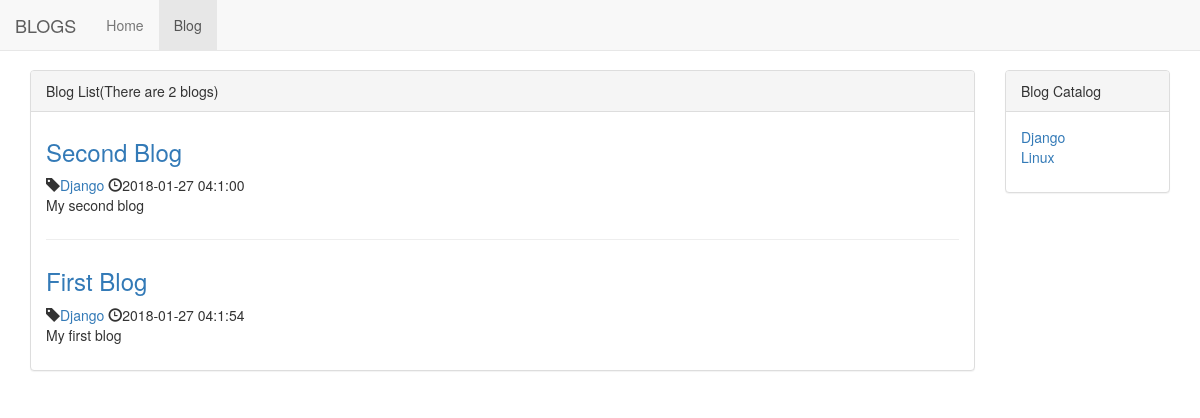
Page /blog/ on the earlier database version.
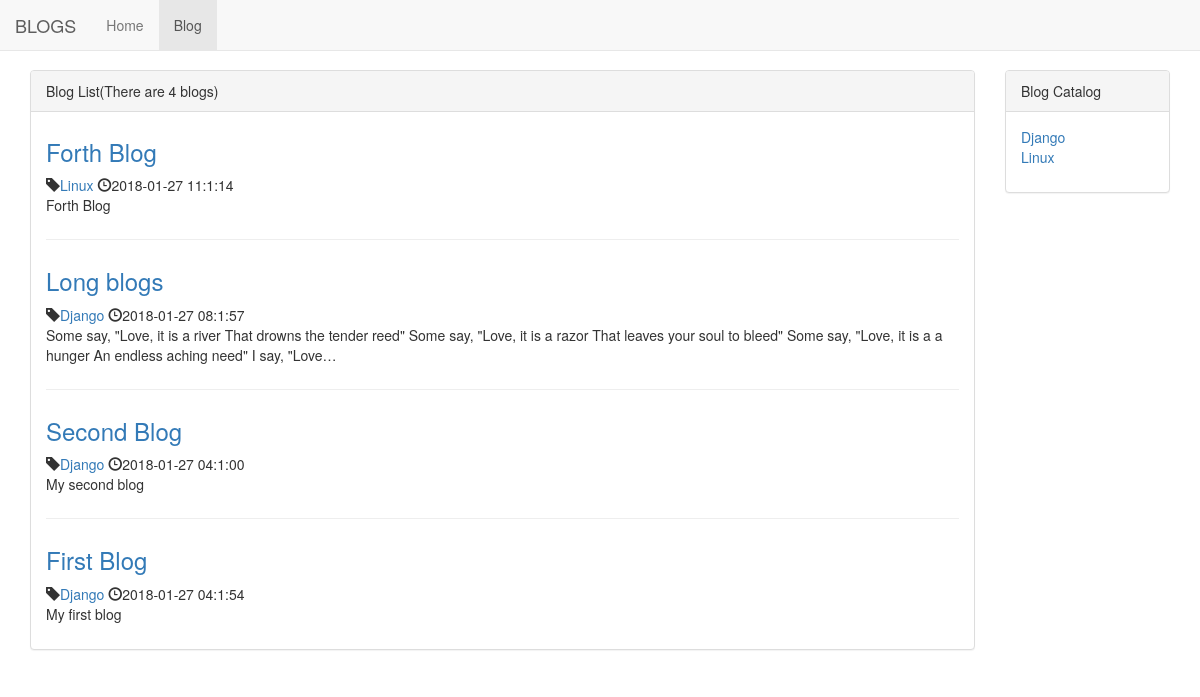
Same page on the later database version.
### blog/models.py (models this page shows, shortened)
class Blog(models.Model):
    title = models.CharField(max_length=50)
    blog_type = models.ForeignKey(BlogType,on_delete=models.DO_NOTHING)
    content = models.TextField()
    author = models.ForeignKey(User,on_delete=models.DO_NOTHING)
    create_time = models.DateTimeField(auto_now_add=True)
    last_update_time = models.DateTimeField(auto_now=True) # previous is DateFiled modified
    class Meta:
        ordering= ['-create_time']

class BlogType(models.Model):
    type_name = models.CharField(max_length=50)
    def __str__(self): # for displaying in admin management
        return self.type_name

### blog/views.py (the view)
# urls.py: path('',views.blog_list,name='blog_list'),
def blog_list(request):
    blogs_all_list = Blog.objects.all()
    paginator = Paginator(blogs_all_list,10)
    page_num =request.GET.get('page',1) # get the url's argc (GET requeset)
    page_of_blogs = paginator.get_page(page_num)
    context={}
    context['blogs'] = blogs_all_list
    context['page_of_blogs'] = page_of_blogs
    context['blog_types']=BlogType.objects.all()
    return render_to_response('blog/blog_list.html',context)

### blog/templates/blog/blog_list.html (shortened to what this page needs)
{% extends 'base.html' %}
{% block nav_blog_active %}active{% endblock %}
{% load staticfiles %}
{% block header_extend %}
    <link rel="stylesheet" href="{% static 'blog.css' %}">
{% endblock %}
{% block content %}
    <div class="container">
        <div class="row">
            <div class="col-xs-12 col-sm-8 col-md-9 col-lg-10">
                <div class="panel panel-default">
                    <div class="panel-heading">{% block blog_list_title %} Blog List(There are {{blogs|length}} blogs){% endblock %} </div>
                    <div class="panel-body">
                        {% for blog in page_of_blogs.object_list %}
                            <div class="blog">
                                    <h3><a href="{% url 'blog_detail' blog.pk %}">{{blog.title}}</a></h3>
                            <p class="blog-info">
                                    <span class="glyphicon glyphicon-tag"></span><a href="{% url 'blogs_with_type' blog.blog_type.pk %}">{{blog.blog_type}}</a>
                                    <span class="glyphicon glyphicon-time"></span>{{blog.create_time|date:"Y-m-d H:n:s"}}
                            </p>
                                    <p>{{blog.content|truncatechars:200}}</p>
                            </div>
                        {% empty %}
                            <div class="blog">
                                <h3>-- There is no Blogs --</h3>
                            </div>
                        {% endfor %}
                    </div>
                </div>
            </div>
            <div class="hidden-xs col-sm-4 col-md-3 col-lg-2">
                <div class="panel panel-default">
                    <div class="panel-heading">Blog Catalog</div>
                    <div class="panel-body">
                        <ul class="blog-types">
                            {% for blog_type in blog_types %}
                            <li><a href="{% url 'blogs_with_type' blog_type.pk %}">{{blog_type.type_name}}</a>
                            </li>
                            {% empty %}
                            <li>There is no Catalogs</li>
                            {% endfor %}
                        </ul>
                    </div>
                </div>
            </div>
        </div>
    </div>
{% endblock %}

### templates/base.html (shortened to what this page needs)
{% load staticfiles %}
<!DOCTYPE html>
<html lang="en"></html>
<head>
    <link rel="stylesheet" href="{% static 'base.css' %}">
    <link rel="stylesheet" href="{% static 'bootstrap-3.3.7/css/bootstrap.min.css' %}">
    {% block header_extend %} {% endblock %}
</head>
<body>
    <div class="navbar navbar-default navbar-fixed-top" role="navigation">
        <div class="container-fluid">
            <div class="navbar-header">
                    <a class="navbar-brand" href="{%url 'home'%}">
                            BLOGS
                    </a>
            </div>
                <div id="navbar-collapse" class="collapse navbar-collapse" >
                        <ul class="nav navbar-nav">
                                <li class="{% block nav_home_active %}{% endblock %}">
                                        <a href="{%url 'home'%}">Home</a>
                                </li>
                                <li class="{% block nav_blog_active %}{% endblock %}">
                                        <a href="{% url 'blog_list' %}">Blog</a>
                                </li>
                        </ul>
            </div>
        </div>
    </div>
    {% block content %}{% endblock %}
</body>
</html>

### static/base.css (style rules this page uses)
* { margin:0; padding:0; }
body { margin-top:70px!important; }

### blog/static/blog.css (style rules this page uses)
ul.blog-types { list-style-type: none; }
div.blog:not(:last-child) { margin-bottom:2em; padding-bottom:1em; border-bottom:1px solid #eee; }
div.blog h3 { margin-top:0.5em; }
div.blog p.blog-info { margin-bottom:0; }

Differences in the rows shown:
added Blog: title "Forth Blog", blog_type "Linux", create_time "2018-01-27 11:1:14", content "Forth Blog"
added Blog: title "Long blogs", blog_type "Django", create_time "2018-01-27 08:1:57", content "Some say, \"Love, it is a river That drowns the tender reed\" Some say, \"Love, it is a razor That leaves your soul to bleed\" Some say, \"Love, it is a a hunger An endless aching need\" I say, \"Love…"
Other differences:
{{ blogs|length }}: "2" → "4"
